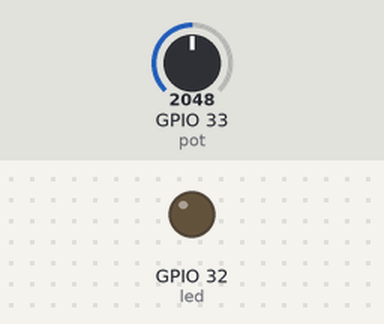
Recording of a sketch running on a simulated ESP32. Shown: output pins drawn as LEDs (lit = HIGH). The test bench sets the inputs (shaded band); at power-on: GPIO 33 (pot) = 2048. WiFi joins after 1.5 s; servers stay silent unless stated; web services answer with replies made up by the test bench; what the sketch prints to the serial monitor is not drawn.

Above: at 0.0 s.
At 2.6 s:
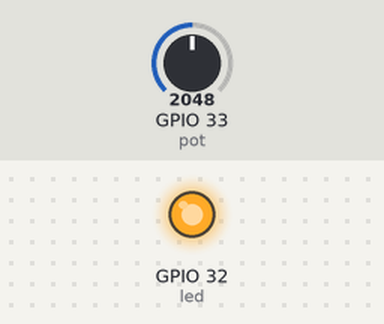
Timing chart, 0 to 4.1 s (numbered marks = the images above):
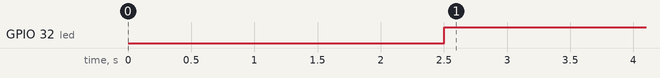

Measured:
- by itself, GPIO 32 (led): LOW → HIGH at 2.5 s

The sketch:

ThinkspeakAnalogico.ino
```cpp
#include <WiFi.h>  // Incluye la librería WiFi para la conexión a redes
#include <HTTPClient.h>  // Librería para realizar peticiones HTTP

// Puertos GPIO (pines del ESP32)
int pot = 33;  // Pin donde está conectado el potenciómetro
int led = 32;  // Pin donde está conectado el LED

// Variable para almacenar el valor analógico leído del potenciómetro
int valor_analogico = 0;

// Configuración para enviar datos a ThingSpeak
String url = "https://api.thingspeak.com/update?"; // URL del servidor de ThingSpeak
String api_key = "XTUNK0M3XFB5YD9C"; // Clave API personal del tablero en ThingSpeak
String sensor = "field2"; // Campo donde se enviará el dato del potenciómetro

void setup() {
  // Configuración de los pines
  pinMode(led, OUTPUT);  // Configura el pin del LED como salida

  delay(1000);  // Pequeña pausa antes de iniciar la conexión
  Serial.begin(115200);  // Inicia la comunicación serie a 115200 baudios

  // Conexión a la red WiFi
  WiFi.begin("MSI 9472", "|05791xZ");  // Nombre de la red WiFi y contraseña (vacía en este caso)


  // Esperar hasta que se establezca la conexión WiFi
  while ((WiFi.status() != WL_CONNECTED)) {
    delay(500);
    Serial.print(".");  // Muestra puntos en la consola mientras se conecta
  }
  Serial.println("WiFi conectado");  // Mensaje de confirmación de conexión
}

void loop() {
  // Leer el valor analógico del potenciómetro
  valor_analogico = analogRead(pot);
  // Serial.println(valor_analogico); // Descomentar para ver el valor en la consola

  // Encender o apagar el LED según el valor del potenciómetro
  if (valor_analogico >= 2048) {  // Si el valor es mayor o igual a la mitad del rango (0-4095)
    digitalWrite(led, HIGH);  // Enciende el LED
  } else {
    digitalWrite(led, LOW);   // Apaga el LED
  }

  // Verifica si el ESP32 está conectado a WiFi antes de enviar datos
  if ((WiFi.status() == WL_CONNECTED)) {
    // Crear un objeto HTTPClient para la solicitud HTTP
    HTTPClient http;

    // Construir la URL con los datos del potenciómetro
    String message = url + "api_key=" + api_key + "&" + sensor + "=" + String(valor_analogico);
    http.begin(message); // Iniciar la conexión HTTP

    // Realizar la petición GET a ThingSpeak y obtener el código de respuesta
    int httpCode = http.GET();
    Serial.println(message);  // Muestra la URL de la petición en la consola
    Serial.print("Código GET: ");
    Serial.println(httpCode);  // Muestra el código de respuesta de la solicitud HTTP

    http.end();  // Finaliza la conexión HTTP
  }

  delay(1000);  // Espera 1 segundo antes de enviar nuevamente
}
```
